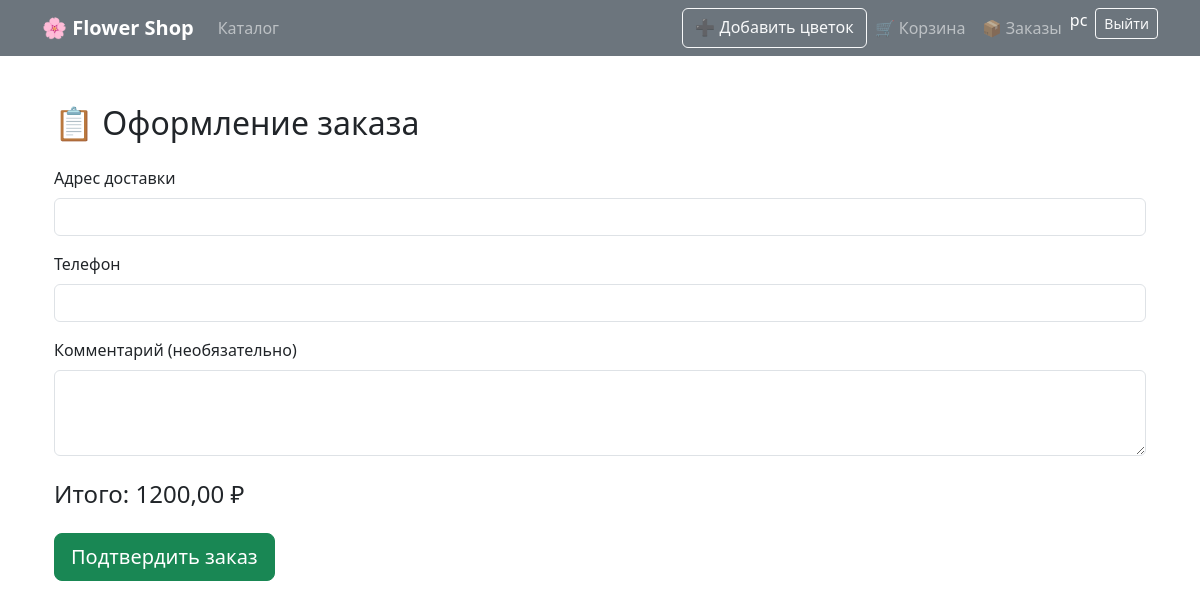
/checkout/ (signed in), run on an earlier commit of the app's database.
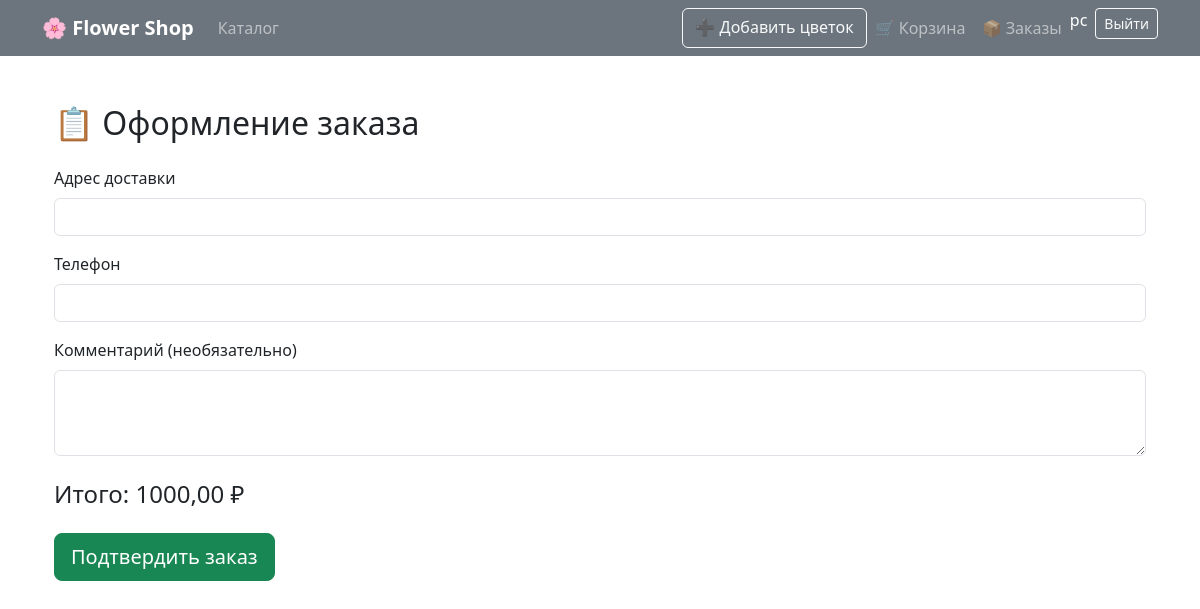
And on a later commit of the database.
### shop/models.py (models this page shows, shortened)
class Order(models.Model):
    STATUS_CHOICES = [
    ('cart', 'В корзине'),
    ('placed', 'Оформлен'),
    ('processing', 'В обработке'),
    ('delivered', 'Доставлен'),
    ('cancelled', 'Отменён'),
    ]
    address = models.CharField(max_length=255, null=True, blank=True)
    phone = models.CharField(max_length=20, null=True, blank=True)
    comment = models.TextField(null=True, blank=True)
    user = models.ForeignKey(User, on_delete=models.CASCADE)
    date = models.DateTimeField(auto_now_add=True)
    status = models.CharField(max_length=20, choices=STATUS_CHOICES, default='cart')
    @property
    def total_cost(self):
        return sum(item.total_price for item in self.items.all())

class OrderItem(models.Model):
    order = models.ForeignKey(Order, on_delete=models.CASCADE, related_name='items')
    flower = models.ForeignKey(Flower, on_delete=models.CASCADE)
    quantity = models.PositiveIntegerField(default=1)
    price = models.DecimalField(max_digits=8, decimal_places=2, null=True, blank=True)
    @property
    def unit_price(self):
        return self.price if self.price else self.flower.price
    @property
    def total_price(self):
        return self.unit_price * self.quantity

class Flower(models.Model):
    name = models.CharField(max_length=100)
    description = models.TextField()
    price = models.DecimalField(max_digits=8, decimal_places=2)
    stock = models.IntegerField()
    image = models.ImageField(upload_to='flowers/', null=True, blank=True)

### shop/views.py (the view, shortened to what this page needs)
# urls.py: path('checkout/', views.checkout, name='checkout'),
@login_required
def checkout(request):
    order = Order.objects.filter(user=request.user, status='cart').first()
    if not order:
        return redirect('cart')
    return render(request, 'shop/checkout.html', {
        'order': order,
        'items': order.items.all()
    })

### shop/templates/shop/checkout.html (shortened to what this page needs)
{% extends 'shop/base.html' %}
{% block content %}
<div class="container mt-5">
    <h2 class="mb-4">📋 Оформление заказа</h2>
    <form method="post">
        <div class="mb-3">
            <label for="address" class="form-label">Адрес доставки</label>
            <input type="text" class="form-control" id="address" name="address" required>
        </div>
        <div class="mb-3">
            <label for="phone" class="form-label">Телефон</label>
            <input type="text" class="form-control" id="phone" name="phone" required>
        </div>
        <div class="mb-3">
            <label for="comment" class="form-label">Комментарий (необязательно)</label>
            <textarea class="form-control" id="comment" name="comment" rows="3"></textarea>
        </div>
        <h4 class="mt-4">Итого: {{ order.total_cost }} ₽</h4>
        <button type="submit" class="btn btn-success btn-lg mt-3">Подтвердить заказ</button>
    </form>
</div>
{% endblock %}

What changed in the data, as far as the page shows it:
no longer on this page (row edited): Order: total_cost "1200,00"
added Order: total_cost "1000,00"
